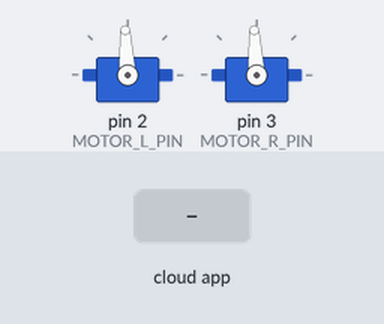
The sketch below on a simulated Arduino Uno, built with avr-gcc and run on an emulated ATmega328P. Parts: 2 × servo. The inputs (shaded band) are chosen by the test bench. The ROS host is connected and sends only what is stated.

Above: at 1.2 s.
1.3 s: the phone or cloud app sets linear.x to -100
At 1.8 s:
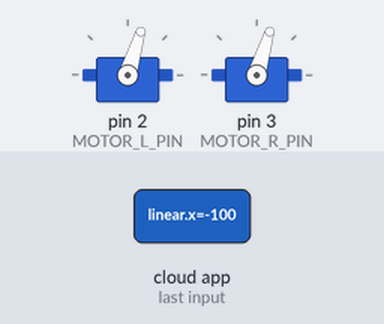
2.8 s: the phone or cloud app sets angular.z to -100
At 4.0 s:
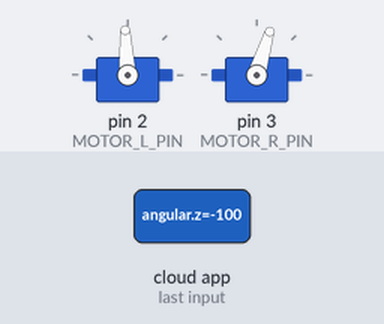
4.3 s: the phone or cloud app sets linear.x to 0
At 5.2 s:
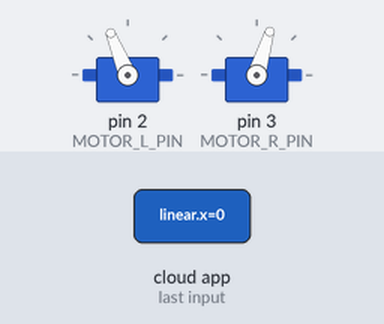
5.8 s: the phone or cloud app sets angular.z to 100
At 6.5 s:
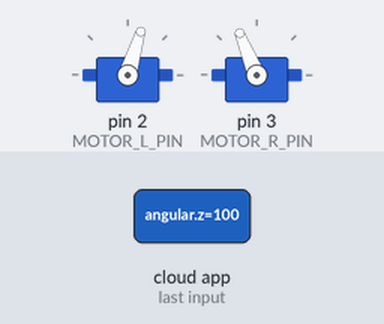
7.3 s: the phone or cloud app sets linear.x to 100
At 7.6 s:
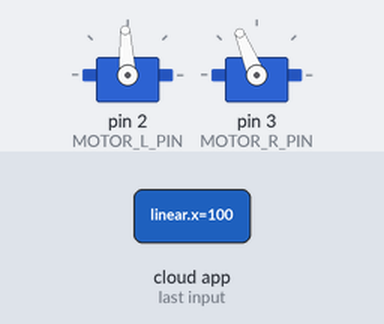
8.8 s: the phone or cloud app sets angular.z to 0
At 9.9 s:
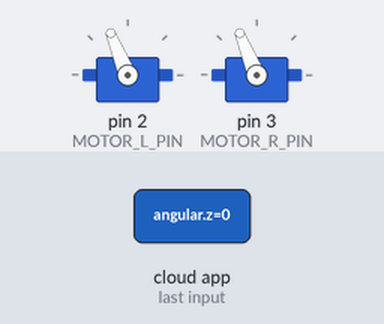
Timing chart, 0 to 11.3 s (numbered marks = the images above; inputs shaded):
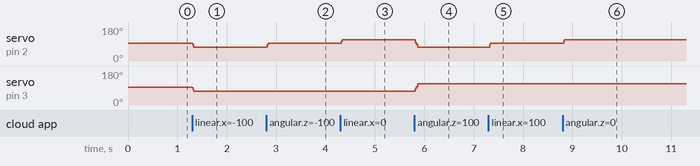

The sketch:

sketch.ino
```cpp
#include <Servo.h>
#include <ros.h>
#include <geometry_msgs/Twist.h>

const int MOTOR_L_PIN = 2;
const int MOTOR_R_PIN = 3;
const int E_STOP_PIN = 7;

const int STOP = 1500; // linear stop

const int MIN = 1300;
const int MAX = 1700;

const int DELTA_SPEED = 5;

int speed_l_dst = 0.0;
int speed_r_dst = 0.0;

ros::NodeHandle nh;

struct Motor{
	Servo motor;

	int pin;
	int cur; // current speed
	int dst; // target speed

	Motor(){

	}

	void ramp(){
		if(cur < dst){
			cur += DELTA_SPEED;
		}else if (cur > dst){
			cur -= DELTA_SPEED;
		}
	}

	void attach(const int pin){
		this->pin = pin;
		motor.attach(pin);
	}

	void set_dst(int val){
		//protect against too much
		if (val > MAX){
			dst = MAX;
		}else if (val < MIN){
			dst = MIN;
		}else{
			dst = val;
		}
	}
	void set_cur(int val){
		cur = val;
	}
	void stop(){
		set_dst(STOP);
		set_cur(STOP);
		write();
	}
	void write(){
		motor.writeMicroseconds(cur);
	}
};

Motor motor_l;
Motor motor_r;

void vel_cb(const geometry_msgs::Twist& msg){

	float l = msg.linear.x;
	float a = msg.angular.z;

	motor_l.set_dst( STOP + 200*l - 200*a);
	motor_r.set_dst( STOP + 200*l + 200*a);
}

ros::Subscriber<geometry_msgs::Twist> sub("cmd_vel", vel_cb);

bool readEstop(){
	return digitalRead(E_STOP_PIN);
}

void setup()
{
	//Serial.begin(9600);
	pinMode(MOTOR_L_PIN, OUTPUT);
	pinMode(MOTOR_R_PIN, OUTPUT);
	pinMode(E_STOP_PIN, INPUT);

	motor_l.attach(MOTOR_L_PIN);
	motor_r.attach(MOTOR_R_PIN);

	motor_l.stop();
	motor_r.stop();

	nh.subscribe(sub);
	nh.initNode();
}

void loop()
{
	nh.spinOnce(); // vel_cb gets called here

	motor_l.ramp();
	motor_r.ramp();
	motor_l.write();
	motor_r.write();
}
```

Measured:
- after the input at 1.3 s, servo on pin 2 (MOTOR_L_PIN), servo on pin 3 (MOTOR_R_PIN): 93° → 73° at once
- after the input at 2.8 s, servo on pin 2 (MOTOR_L_PIN): 73° → 93° at once
- after the input at 4.3 s, servo on pin 2 (MOTOR_L_PIN): 93° → 112° at once
- after the input at 5.8 s, servo on pin 2 (MOTOR_L_PIN): 112° → 73° at once; servo on pin 3 (MOTOR_R_PIN): 73° → 112° at once
- after the input at 7.3 s, servo on pin 2 (MOTOR_L_PIN): 73° → 93° at once
- after the input at 8.8 s, servo on pin 2 (MOTOR_L_PIN): 93° → 112° at once
